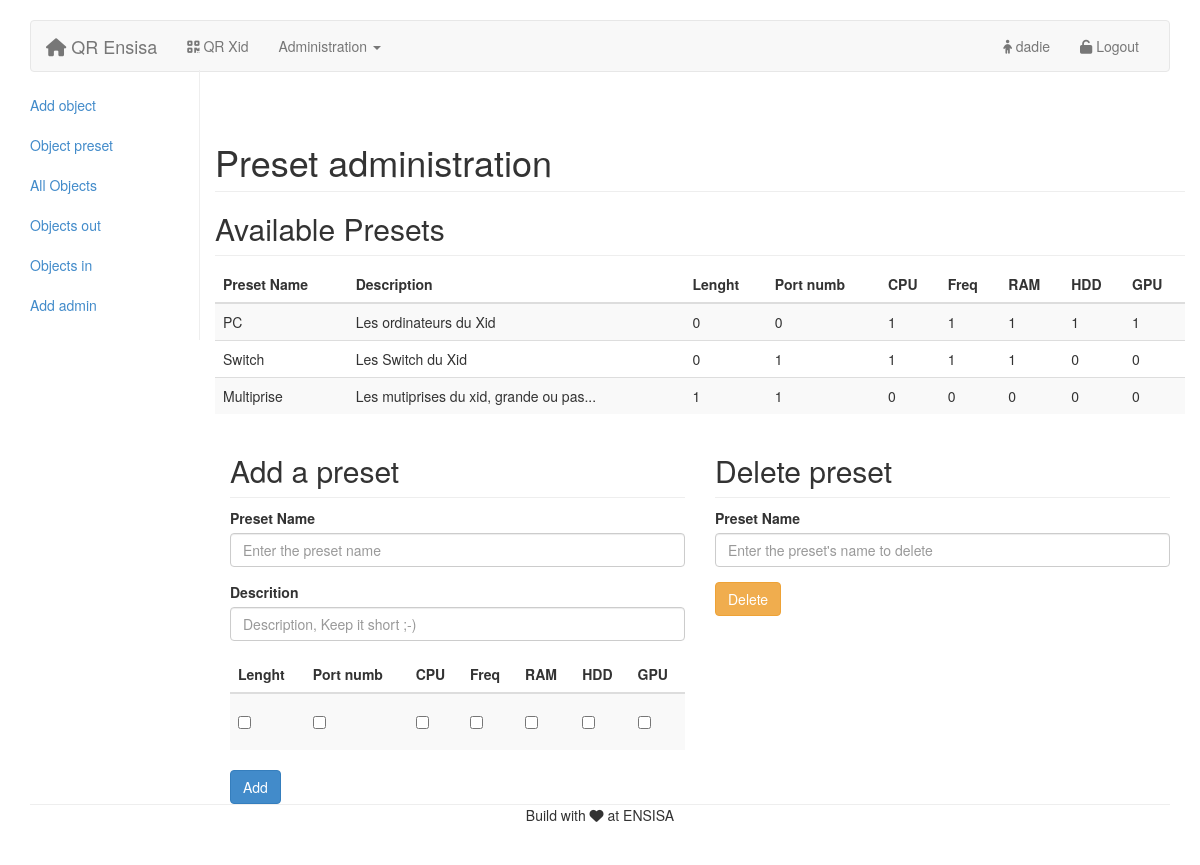
Screenshot of /admin.php?sec=preset (signed in) with the database file from the repository.
### tables this page shows
CREATE TABLE IF NOT EXISTS `preset` (
  `id` int(11) NOT NULL AUTO_INCREMENT,
  `name` varchar(256) NOT NULL,
  `description` mediumtext NOT NULL,
  `lenght` tinyint(1) NOT NULL,
  `number_port` tinyint(1) NOT NULL,
  `cpu` tinyint(1) NOT NULL,
  `frequence` tinyint(1) NOT NULL,
  `ram` tinyint(1) NOT NULL,
  `hard_drive` tinyint(1) NOT NULL,
  `gpu` tinyint(1) NOT NULL,
  PRIMARY KEY (`id`)
);

### includes/admin/preset.php (the view)
<h1 class="page-header">Preset administration</h1>
<?php include 'includes/mysql.php';
    $preset = $connect->query('SELECT * FROM preset'); ?>
<h2 class="sub-header">Available Presets</h2>
<div class="table-responsive">
    <table class="table table-striped">
        <thead>
            <tr>
                <th>Preset Name</th>
                <th>Description</th>
                <th>Lenght</th>
                <th>Port numb</th>
                <th>CPU</th>
                <th>Freq</th>
                <th>RAM</th>
                <th>HDD</th>
                <th>GPU</th>
            </tr>
        </thead>
        <tbody>
        <?php while ($fetched = $preset->fetch()){?>
            <tr>
                <td><?php echo $fetched['name']; ?></td>
                <td><?php echo $fetched['description']; ?></td>
                <td><?php echo $fetched['lenght']; ?></td>
                <td><?php echo $fetched['number_port']; ?></td>
                <td><?php echo $fetched['cpu']; ?></td>
                <td><?php echo $fetched['frequence']; ?></td>
                <td><?php echo $fetched['ram']; ?></td>
                <td><?php echo $fetched['hard_drive']; ?></td>
                <td><?php echo $fetched['gpu']; ?></td>
            </tr>
        <?php }
        $preset->closeCursor();?>
        </tbody>
    </table>
</div>
<div class="col-md-6">
    <h2 class="sub-header">Add a preset</h2>
    <form role="form" method="post" action="includes/admin/act_add_preset.php">
        <div class="form-group">
            <label for="presetName">Preset Name</label>
            <input type="text" class="form-control" name="name" placeholder="Enter the preset name">
        </div>
        <div class="form-group">
            <label for="description">Descrition</label>
            <input type="text" class="form-control" name="description" placeholder="Description, Keep it short ;-)">
        </div>
         <table class="table table-striped">
            <thead>
                <tr>
                    <th>Lenght</th>
                    <th>Port numb</th>
                    <th>CPU</th>
                    <th>Freq</th>
                    <th>RAM</th>
                    <th>HDD</th>
                    <th>GPU</th>
                </tr>
            </thead>
            <tbody>
                <tr>
                    <td>
                        <div class="checkbox">
                            <label>
                                <input type="checkbox" name="lenght">
                            </label>
                        </div>
                    </td>
                    <td>
                        <div class="checkbox">
                            <label>
                                <input type="checkbox" name="number_port">
                            </label>
                        </div>
                    </td>
                    <td>
                        <div class="checkbox">
                            <label>
                                <input type="checkbox" name="cpu">
                            </label>
                        </div>
                    </td>
                    <td>
                        <div class="checkbox">
                            <label>
                                <input type="checkbox" name="frequence">
                            </label>
                        </div>
                    </td>
                    <td>
                        <div class="checkbox">
                            <label>
                                <input type="checkbox" name="ram">
                            </label>
                        </div>
                    </td>
                    <td>
                        <div class="checkbox">
                            <label>
                                <input type="checkbox" name="hard_drive">
                            </label>
                        </div>
                    </td>
                    <td>
                        <div class="checkbox">
                            <label>
                                <input type="checkbox" name="gpu">
                            </label>
                        </div>
                    </td>
                </tr>
            </tbody>
        </table>
    <button type="submit" class="btn btn-primary">Add</button>
    </form>
</div>
<div class="col-md-6">
<h2 class="sub-header">Delete preset</h2>
    <form role="form" method="post" action="includes/admin/act_del_preset.php">
        <div class="form-group">
            <label for="presetId">Preset Name</label>
            <input type="text" class="form-control" name="name" placeholder="Enter the preset's name to delete">
        </div>
        <button type="submit" class="btn btn-warning">Delete</button>
    </form>
</div>

### includes/header.php (shortened to what this page needs)
<!DOCTYPE html>
<html lang="fr">
    <head>
        <link href="css/projet.css" rel="stylesheet">
        <link href="css/image.css" rel="stylesheet">
        <link href="css/bootstrap.min.css" rel="stylesheet">
        <link rel="stylesheet" href="lib/font-awesome-4.1.0/css/font-awesome.min.css">

### admin.php (shortened to what this page needs)
<?php include 'includes/header.php'; ?>
<link href="css/admin_panel.css" rel="stylesheet">
<?php include 'includes/navbar.php'; ?>
	<div class="container-fluid">
        <div class="row">
            <div class="col-sm-3 col-md-2 sidebar">
                <ul class="nav nav-sidebar">
                    <?php include 'includes/admin/nav.php'; ?>
                </ul>
            </div>
            <div class="col-sm-9 col-sm-offset-3 col-md-10 col-md-offset-2 main">
              <?php
                if(isset($_GET['sec'])) {
                    $section = $_GET['sec'];
                    include "includes/admin/$section.php";
                }
              ?>
            </div>
        </div>
    </div>
<?php include 'includes/footer.php'; ?>

### includes/navbar.php (shortened to what this page needs)
</head>
<body>
    <div class="container">
        <div class="navbar navbar-default" role="navigation">
            <div class="container-fluid">
                <div class="navbar-header">
                    <a class="navbar-brand" href="index.php"><i class="fa fa-home"></i>  QR Ensisa</a>
                </div>
                <div class="navbar-collapse collapse">
                    <ul class="nav navbar-nav">
                        <li><a href="qrxid.php"><i class="fa fa-qrcode"></i> QR Xid</a></li>
                        <?php include 'navbar_test.php';?>
                    </ul>
                    <ul class="nav navbar-nav navbar-right">
						<?php
							if(isset($_SESSION['pseudo'])){
						?>
								<li><a href="profil.php?pseudo=<?php echo $_SESSION['pseudo'];?>"><i class="fa fa-child"></i> <?php echo $_SESSION['pseudo'];?> </a></li>
								<li><a href="logout.php"><i class="fa fa-unlock"></i> Logout</a></li>
						<?php
						}
						?>
                    </ul>
                </div>
            </div>
        </div>
    </div>

### includes/navbar_test.php (shortened to what this page needs)
<?php
if(isset($_SESSION['pseudo'])) {
        include 'mysql.php';
		$req = $connect->prepare('SELECT admin FROM user WHERE pseudo = ?');
		$req->execute(array($_SESSION['pseudo']));
		$resultat=$req->fetch();
		$isadmin = $resultat[0];
		if($isadmin==1) {
        include 'navbar_isadmin.php';
		}
}
?>

### includes/navbar_isadmin.php (shortened to what this page needs)
<li class="dropdown">
<a href="#" class="dropdown-toggle" data-toggle="dropdown">Administration <b class="caret"></b></a>
        <?php include 'admin/nav.php' ?>
</li>

### includes/admin/nav.php
<li><a href="admin.php?sec=add_object">Add object</a></li>
<li><a href="admin.php?sec=preset">Object preset</a></li>
<li><a href="admin.php?sec=objects">All Objects</a></li>
<li><a href="admin.php?sec=object_out">Objects out</a></li>
<li><a href="admin.php?sec=object_in">Objects in</a></li>
<li><a href="admin.php?sec=add_admin">Add admin</a></li>

### includes/footer.php (shortened to what this page needs)
        <div class="container">
            <div class="footer">
                <p>Build with <i class="fa fa-heart"></i> at ENSISA</p>
            </div>
        </div>
    </body>
</html>

### css/projet.css (style rules this page uses)
form { max-width: 500px; min-width: 50px; }
.container { max-width: 100%; min-width: 50px; padding-bottom : 10px; }
.footer { text-align : center; border-top: 1px solid #eee; }
body { padding-top: 20px; padding-bottom: 20px; }
.navbar { margin-bottom: 20px; }

### css/admin_panel.css (style rules this page uses)
.sub-header { padding-bottom: 10px; border-bottom: 1px solid #eee; }
.sidebar { display: none; }
@media (min-width: 768px) { .sidebar { position: fixed; top: 0; left: 0; z-index: 1000; display: block; padding: 15px; margin-top:70px; overflow-x: hidden; overflow-y: auto; border-right: 1px solid #eee; } }

### rows the page displays
preset: name "PC", description "Les ordinateurs du Xid", lenght "0", number_port "0", cpu "1", frequence "1", ram "1", hard_drive "1", gpu "1"
preset: name "Switch", description "Les Switch du Xid", lenght "0", number_port "1", cpu "1", frequence "1", ram "1", hard_drive "0", gpu "0"
preset: name "Multiprise", description "Les mutiprises du xid, grande ou pas...", lenght "1", number_port "1", cpu "0", frequence "0", ram "0", hard_drive "0", gpu "0"

### other values shown
$_SESSION['pseudo'] "dadie"
